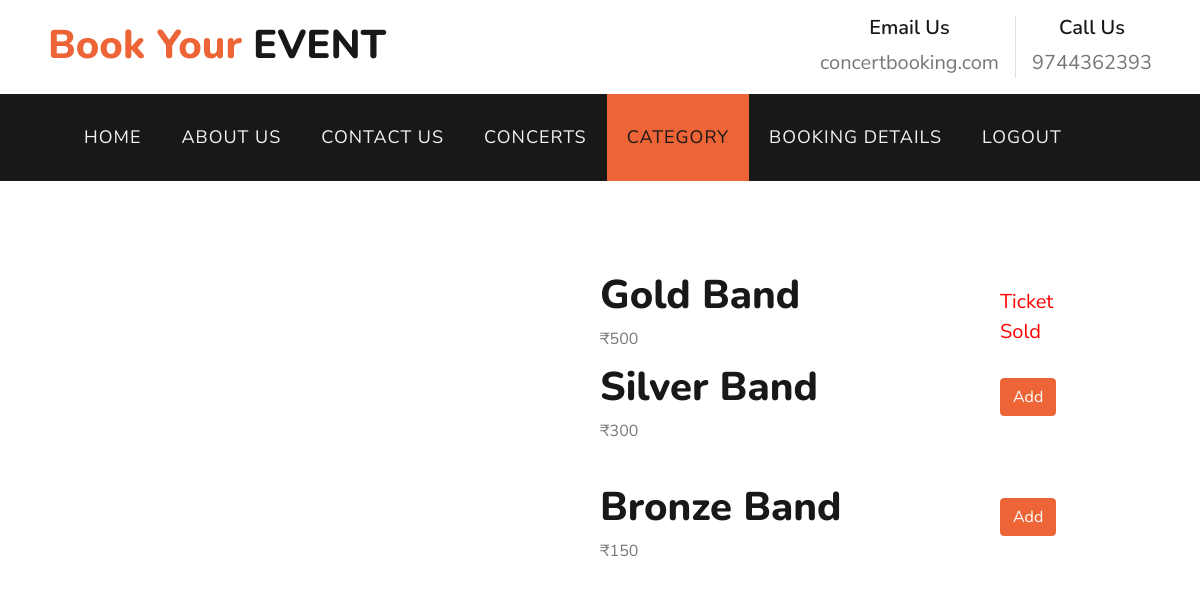
Page /category/16 (signed in) on the committed database.
### app/models.py (models this page shows, shortened)
class Events(models.Model):
    Event_name= models.CharField(max_length=20)
    Location= models.CharField(max_length=40)
    Date= models.CharField(max_length=10)
    Time= models.CharField(max_length=10)
    Gold_Ticket_price= models.CharField(max_length=10)
    Silver_Ticket_price = models.CharField(max_length=10)
    Bronze_Ticket_price = models.CharField(max_length=10)
    Gold_Available_tickets= models.IntegerField()
    Silver_Available_tickets = models.IntegerField()
    Bronze_Available_tickets = models.IntegerField()
    Event_image=models.FileField()
    Status = models.CharField(max_length=12, default='pending')
    Discription=models.CharField(max_length=100)
    Sub_images = models.ManyToManyField(Images,null=True)
    Video = models.FileField(null=True)

### app/views.py (the view)
# urls.py: path('category/<int:d>', views.category),
def category(request,d):
    if 'id' in request.session:
        data = Events.objects.get(pk=d)
        return render(request, 'user_category.html', {'data': data})
    return redirect(login)

### template/user_category.html (shortened to what this page needs)
<!DOCTYPE html>
<html lang="en">
{% load static %}
<head>
    <link href="https://cdnjs.cloudflare.com/ajax/libs/font-awesome/5.10.0/css/all.min.css" rel="stylesheet">
    <link href="{% static 'lib/flaticon/font/flaticon.css' %}" rel="stylesheet">
    <link href="{% static 'lib/owlcarousel/assets/owl.carousel.min.css' %}" rel="stylesheet">
    <link href="{% static 'lib/tempusdominus/css/tempusdominus-bootstrap-4.min.css' %}" rel="stylesheet" />
    <link href="{% static 'css/style.css' %}" rel="stylesheet">
</head>
<body>
                         <div class="row py-3 px-lg-5">
            <div class="col-lg-4">
                <a href="" class="navbar-brand d-none d-lg-block">
                    <h1 class="m-0 display-5 text-capitalize"><span class="text-primary">Book your </span>EVENT</h1>
                </a>
            </div>
            <div class="col-lg-8 text-center text-lg-right">
                <div class="d-inline-flex align-items-center">
                    <div class="d-inline-flex flex-column text-center px-3 border-right">
                        <h6 style="font-size:20px;">Email Us</h6>
                        <p style="font-size:20px;" class="m-0">concertbooking.com</p>
                    </div>
                    <div class="d-inline-flex flex-column text-center pl-3">
                        <h6 style="font-size:20px;"  >Call Us</h6>
                        <p style="font-size:20px;" class="m-0">9744362393</p>
                    </div>
                </div>
            </div>
        </div>
    <div class="container-fluid p-0">
        <nav class="navbar navbar-expand-lg bg-dark navbar-dark py-3 py-lg-0 px-lg-5">
            <div class="collapse navbar-collapse justify-content-between px-3" id="navbarCollapse">
               <div class="navbar-nav mr-auto py-0">
                    <a href="../userhome" class="nav-item nav-link ">HOME</a>
                    <a href="../about" class="nav-item nav-link">ABOUT US</a>
                    <a href="../contact" class="nav-item nav-link">CONTACT US</a>
                     <a href="../userconcerts" class="nav-item nav-link">CONCERTS</a>
                     <a href="../category" class="nav-item nav-link active">CATEGORY</a>
                     <a href="../user_recent_orders" class="nav-item nav-link">BOOKING DETAILS</a>
                    <a href="../logout" class="nav-item nav-link">LOGOUT</a>
                </div>
                               </div>
             </div>
<div  style="width:300px;margin-left:600px;margin-top:90px;">
    <h1 id="g1">Gold Band</h1>
    <p id="g2">₹{{data.Gold_Ticket_price}}</p>
{% if data.Gold_Available_tickets <= 0 %}
    <p style="margin-left:400px;margin-top:-80px;font-size:20px;color:red;">Ticket Sold</p>
    {% else %}
    <button class="btn btn-primary" id="i1" style="margin-left:400px;margin-top:-150px;">Add</button>
{% endif %}
    <div>
    <h1 id="s1">Silver Band</h1>
    <p id="s2">₹{{data.Silver_Ticket_price}}</p>
        {% if data.Silver_Ticket_price <= 0 %}
    <p style="margin-left:400px;margin-top:-80px;font-size:20px;color:red;">Ticket Sold</p>
    {% else %}
    <button class="btn btn-primary" id="i2" style="margin-left:400px;margin-top:-150px;">Add</button>
        {% endif %}
</div>
    <div >
    <h1 id="b1">Bronze Band</h1>
    <p id="b2">₹{{data.Bronze_Ticket_price}}</p>
              {% if data.Bronze_Ticket_price <= 0 %}
    <p style="margin-left:400px;margin-top:-80px;font-size:20px;color:red;">Ticket Sold</p>
    {% else %}
    <button class="btn btn-primary" id="i3" style="margin-left:400px;margin-top:-150px;">Add</button>
        {% endif %}
</div>
</body>
</html>

### rows in the picture
Events: Gold_Ticket_price "500", Silver_Ticket_price "300", Bronze_Ticket_price "150"
